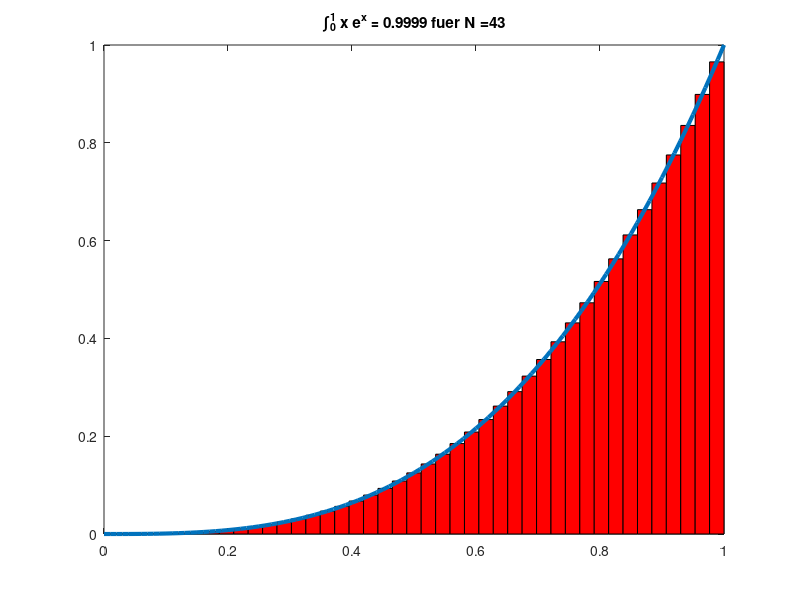

Write MATLAB code to recreate this figure.
%----------------------------------
%   integral.m
% 
% berechnet approximativ ein Integral 
% ueber  (0,1) durch die Mittelpunktregel
%----------------------------------

%exakt: x e^x - e^x|_0^1 = 1
N = 1; % Anzahl Unterteilungen
TOL = 1e-4;
err = 1;
while (err > TOL)
  N = N+1;
  x = (0+1/(2*N)):(1/N):(1-1/(2*N));
  y = x.*exp(x);
  % Berechnung des Integrals
  result = sum(y)*(1/N);
  err = abs(1 - result);
end
N
err

% Plot
figure 
for i = 1:N
    fill([(i-1)/N (i-1)/N i/N i/N], [0 ((i-0.5)/N).^3  ((i-0.5)/N).^3 0], 'r');
    hold on;
end;
plot(0:0.01:1,(0:0.01:1).^3,'LineWidth',3);
title(['\int_0^1 x e^x = ',num2str(result),' fuer N =', num2str(N) ]); 




